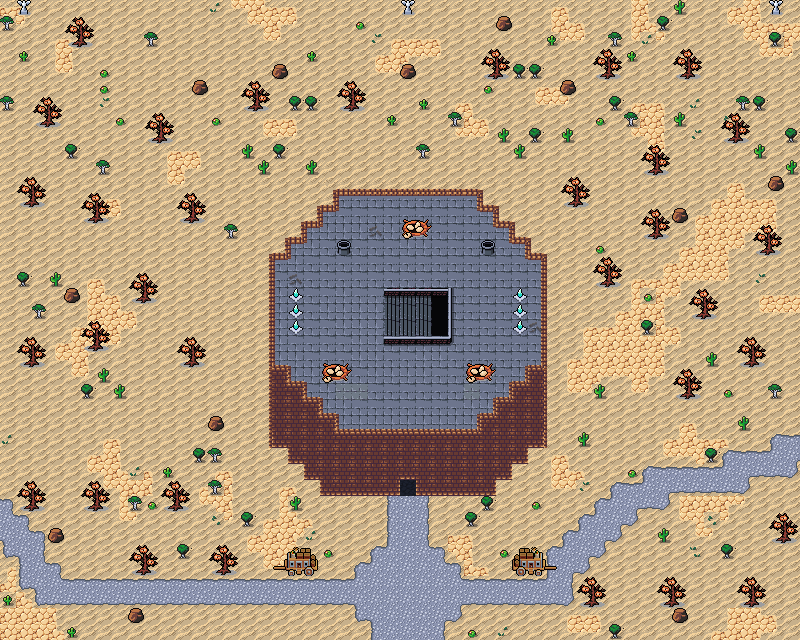

Rendered tile map (Tiled .tmx) drawn with the repository's tilesets; below, a short description and the map source with its tile grids summarised:
An orthogonal 50x40 tile map with 16x16 px tiles, 6 tile layers (Collision, Background, Ground, Walls, ...), 4 tilesets and 26 objects.

<map version="1.10" tiledversion="1.11.2" orientation="orthogonal" renderorder="right-down" width="50" height="40" tilewidth="16" tileheight="16" infinite="0" nextlayerid="11" nextobjectid="151">
 <editorsettings>
  <export target="wastetown..tmx" format="tmx" />
 </editorsettings>
 <properties>
  <property name="dungeonEffect" value="{&quot;startBattleWithCard&quot;: [ &quot;Murmuration&quot;, &quot;Soulcatcher&quot; ]}" />
 </properties>
 <tileset firstgid="1" source="../../../../common/maps/tileset/main.tsx" />
 <tileset firstgid="10113" source="../../../../common/maps/tileset/buildings.tsx" />
 <tileset firstgid="11905" source="../../../../common/maps/tileset/dungeon.tsx" />
 <tileset firstgid="16385" source="../../../../common/maps/tileset/FarmFood.tsx" />
 <layer id="10" name="Collision" width="50" height="40">
  <data>[2000 cells, 107 non-empty, 6 distinct tile ids]</data>
 </layer>
 <layer id="1" name="Background" width="50" height="40">
  <data>[2000 cells, 1816 non-empty, 7 distinct tile ids]</data>
 </layer>
 <layer id="8" name="Ground" width="50" height="40">
  <data>[2000 cells, 657 non-empty, 46 distinct tile ids]</data>
 </layer>
 <layer id="2" name="Walls" width="50" height="40">
  <data>[2000 cells, 245 non-empty, 17 distinct tile ids]</data>
 </layer>
 <layer id="3" name="Clutter" width="50" height="40">
  <data>[2000 cells, 463 non-empty, 51 distinct tile ids]</data>
 </layer>
 <layer id="9" name="Shades" width="50" height="40" opacity="0.6" tintcolor="#000000">
  <properties>
   <property name="spriteLayer" type="bool" value="true" />
  </properties>
  <data>[2000 cells, 4 non-empty, 2 distinct tile ids]</data>
 </layer>
 <objectgroup id="4" name="Objects">
  <object id="90" template="../../../../common/maps/obj/door_left.tx" x="399.25" y="498.25" width="20" height="20">
   <properties>
    <property name="direction" value="down" />
    <property name="teleport" value="../Realm of Legends/maps/map/fort/aerie_1.tmx" />
    <property name="teleportObjectId" value="38" />
   </properties>
  </object>
  <object id="105" template="../../../../common/maps/obj/manashards.tx" x="371.712" y="418.546" />
  <object id="106" template="../../../../common/maps/obj/manashards.tx" x="393.712" y="418.546" />
  <object id="111" template="../../../../common/maps/obj/booster.tx" x="394.5" y="402">
   <properties>
    <property name="reward">[
  {
    "type": "card",
    "count": 10,
    "cardText": "flying",
    "rarity": [ "Common" ]
  },
  {
    "type": "card",
    "count": 3,
    "cardText": "flying",
    "rarity": [ "Uncommon" ]
  },
  {
    "type": "card",
    "count": 1,
    "cardText": "flying",
    "rarity": [ "Rare", "Mythic Rare" ]
  }
]
</property>
    <property name="spawn.Hard" type="bool" value="true" />
   </properties>
  </object>
  <object id="113" template="../../../../common/maps/obj/enemy.tx" x="325" y="324">
   <properties>
    <property name="defeatDialog">[
	{
	   "text": "With your final blow, the bird wizard plummets to the ground, colliding with a sickening thud. 
'Outmaneuvered... how fascinating...'",
   "options": [{
      "name": "(Continue)", "action": [{"deleteMapObject":-1}]}]
	}
	]</property>
    <property name="effect" value="{&quot;startBattleWithCard&quot;: [&quot;Aerie Mystics|C13&quot;, &quot;Animal Sanctuary|M21&quot;, &quot;Pit Trap|ICE&quot;, &quot;Soulcatchers' Aerie|JUD&quot;, &quot;Leonin Bladetrap&quot;]}" />
    <property name="enemy" value="Derevi" />
    <property name="spawn.Easy" type="bool" value="false" />
    <property name="spawn.Normal" type="bool" value="false" />
    <property name="threatRange" type="int" value="0" />
   </properties>
  </object>
  <object id="116" template="../../../../common/maps/obj/shop.tx" x="275.659" y="578.068" width="42" height="42.75">
   <properties>
    <property name="commonShopList" value="Bird4Azorius" />
    <property name="noRestock" type="bool" value="false" />
    <property name="signXOffset" type="float" value="30" />
    <property name="signYOffset" type="float" value="0" />
   </properties>
  </object>
  <object id="129" template="../../../../common/maps/obj/entry_up.tx" x="384.5" y="640.5" width="48" height="16">
   <properties>
    <property name="teleport" value="" />
   </properties>
  </object>
  <object id="130" template="../../../../common/maps/obj/door_left.tx" x="384.75" y="335.25" width="60" height="39.5">
   <properties>
    <property name="direction" value="right" />
    <property name="teleport" value="../Realm of Legends/maps/map/fort/aerie_4.tmx" />
    <property name="teleportObjectId" value="103" />
   </properties>
  </object>
  <object id="131" template="../../../../common/maps/obj/collision.tx" x="-4.23" y="641" width="807.46" height="16" />
  <object id="132" template="../../../../common/maps/obj/collision.tx" x="1.27" y="-17" width="794.46" height="16" />
  <object id="133" template="../../../../common/maps/obj/collision.tx" x="799" y="-13.472" width="16" height="667.944" />
  <object id="134" template="../../../../common/maps/obj/collision.tx" x="-16" y="-11.972" width="16" height="667.944" />
  <object id="135" template="../../../../common/maps/obj/booster.tx" x="414.182" y="402.182">
   <properties>
    <property name="reward">[
  {
    "type": "card",
    "count": 10,
    "cardText": "flying",
    "rarity": [ "Common" ]
  },
  {
    "type": "card",
    "count": 3,
    "cardText": "flying",
    "rarity": [ "Uncommon" ]
  },
  {
    "type": "card",
    "count": 1,
    "cardText": "flying",
    "rarity": [ "Rare", "Mythic Rare" ]
  }
]
</property>
    <property name="spawn.Hard" type="bool" value="true" />
    <property name="spawn.Normal" type="bool" value="true" />
   </properties>
  </object>
  <object id="136" template="../../../../common/maps/obj/booster.tx" x="373.091" y="402">
   <properties>
    <property name="reward">[
  {
    "type": "card",
    "count": 10,
    "cardText": "flying",
    "rarity": [ "Common" ]
  },
  {
    "type": "card",
    "count": 3,
    "cardText": "flying",
    "rarity": [ "Uncommon" ]
  },
  {
    "type": "card",
    "count": 1,
    "cardText": "flying",
    "rarity": [ "Rare", "Mythic Rare" ]
  }
]
</property>
   </properties>
  </object>
  <object id="137" template="../../../../common/maps/obj/manashards.tx" x="414.667" y="419.167" />
  <object id="138" template="../../../../common/maps/obj/dialog.tx" x="368" y="511.75" width="80" height="15.5" visible="1">
   <properties>
    <property name="dialog">[
{
   "text": "Great flocks of thousands of birds darken the skies above the towering aerie ahead, guided by aven warriors and wizards. Echoing squawks and whispered words from your aven observers let you know your presence is already well known.
Your manasight stone glows brightly, sensing a truly mighty legend in this place.",
   "options": [{
      "name": "(Continue)", "action": [{"deleteMapObject":-1}]}]
}
]</property>
   </properties>
  </object>
  <object id="139" template="../../../../common/maps/obj/dialog.tx" x="272" y="592.75" width="52" height="15.5" visible="1">
   <properties>
    <property name="dialog">[
{
   "text": "The stall of a birdseller sits in front of the grand and imposing aerie ahead. 
'Hail, traveler! I have many fine feathered friends for sale! Up ahead, powerful aven warriors keep watch, but they don't keep all the birds that flock here to see them. I take the strays and nurse them back to health. Perhaps they may be of use on your travels!'",
   "options": [{
      "name": "(Continue)", "action": [{"deleteMapObject":-1}]}]
}
]</property>
   </properties>
  </object>
  </objectgroup>
</map>
<!-- 9 of 26 objects omitted -->
